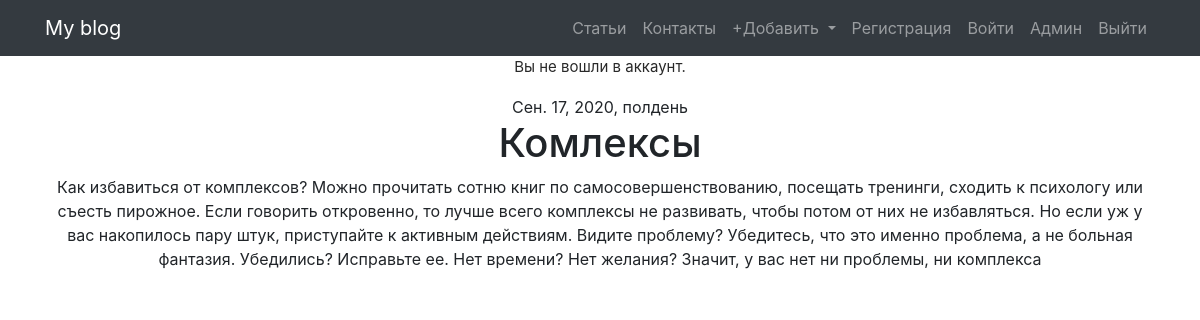
The app's page /post/1/ with its own data.
### blog/models.py (models this page shows, shortened)
class Post(models.Model):
    author = models.ForeignKey(settings.AUTH_USER_MODEL, on_delete=models.CASCADE, verbose_name='Автор')
    title = models.CharField(max_length=200, verbose_name='Заголовок')
    text = models.TextField(verbose_name='Текст')
    created_date = models.DateTimeField(default=timezone.now, verbose_name='Дата создания')
    published_date = models.DateTimeField(blank=True, null=True, verbose_name='Дата публикации')
    class Meta:
        verbose_name = 'Статья'
        verbose_name_plural = 'Статьи'

### blog/views.py (the view)
# urls.py: path('post/<int:pk>/', post_detail, name='post_detail'),
def post_detail(request, pk):
    post = get_object_or_404(Post, pk=pk)
    return render(request, 'blog/post_detail.html', {'post': post})

### blog/templates/blog/post_detail.html (shortened to what this page needs)
{% extends 'blog/base.html' %}
{% block content %}
    <div class="post">
        {% if post.published_date %}
            <div class="date">
                {{ post.published_date }}
            </div>
        {% endif %}
        <h1>{{ post.title }}</h1>
        <p>{{ post.text|linebreaksbr }}</p>
    </div>
{% endblock %}

### records on screen
Post: published_date "Сен. 17, 2020, полдень", title "Комлексы", text "Как избавиться от комплексов? Можно прочитать сотню книг по самосовершенствованию, посещать тренинги, сходить к психологу или съесть пирожное. Если говорить откровенно, то лучше всего комплексы не развивать, чтобы потом от них не избавляться. Но если уж у вас накопилось пару штук, приступайте к активным действиям. Видите проблему? Убедитесь, что это именно проблема, а не больная фантазия. Убедились? Исправьте ее. Нет времени? Нет желания? Значит, у вас нет ни проблемы, ни комплекса"
